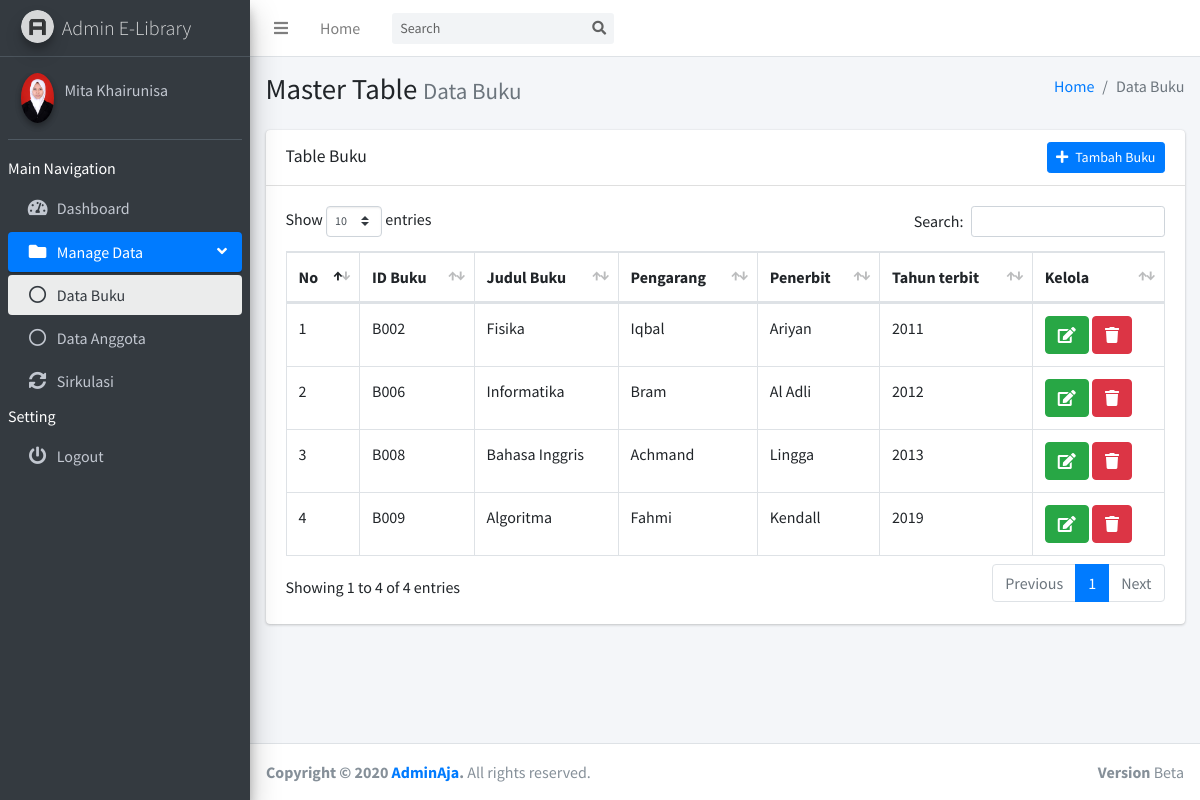
Screenshot of /public/buku (signed in) with the database file from the repository.
### tables this page shows
CREATE TABLE `user` (
  `id_user` int(11) NOT NULL,
  `username` varchar(20) NOT NULL,
  `email` varchar(255) NOT NULL,
  `password` varchar(255) NOT NULL,
  `level` enum('superadmin','admin') NOT NULL,
  `foto` varchar(255) DEFAULT 'avatar.png'
);

CREATE TABLE `buku` (
  `id_buku` varchar(10) NOT NULL,
  `judul_buku` varchar(30) NOT NULL,
  `pengarang` varchar(30) NOT NULL,
  `penerbit` varchar(30) NOT NULL,
  `th_terbit` year(4) NOT NULL
);

### app/core/BaseController.php (called while the page is built, shortened)
<?php
class BaseController {
    public function view($view, $data = [])
    {
        require_once "../app/views/layouts/header.php";
        require_once "../app/views/{$view}.php";
        require_once "../app/views/layouts/footer.php";
    }
    public function model($model)
    {
        return new $model;
    }
}

### app/controllers/BukuController.php (called while the page is built, shortened)
<?php
class BukuController extends BaseController {
    public function index()
    {
        $data = [
            "page" => "table",
            "books" => $this->model("Buku")->getAllBooks(),
            "auth_user" => $this->model("AuthUser")->user()
        ];
        $this->view("buku/index", $data);
    }
}

### app/core/App.php (called while the page is built, shortened)
<?php
class App {
    protected $method = "index";
    protected $params = [];
    public function __construct()
    {
        $this->controller = new $this->controller;
        call_user_func_array([$this->controller, $this->method], $this->params);
    }
}

### app/init.php (called while the page is built, shortened)
<?php
require_once "../app/core/App.php";
require_once "../app/core/BaseController.php";
require_once "../app/core/Database.php";
$app = new App();

### public/index.php (called while the page is built)
<?php session_start();
require_once "../app/init.php";

### app/core/Database.php (called while the page is built, shortened)
<?php
class Database {
    protected $db_host = DB_HOST;
    protected $db_user = DB_USER;
    protected $db_pass = DB_PASS;
    protected $db_name = DB_NAME;
    protected $dbh;
    protected $stmt;
    public function __construct()
    {
        $dsn = "mysql:host={$this->db_host};dbname={$this->db_name}";
        $options = [
            PDO::ATTR_PERSISTENT => true,
            PDO::ATTR_ERRMODE => PDO::ERRMODE_EXCEPTION,
        ];
        try {
            $this->dbh = new PDO($dsn, $this->db_user, $this->db_pass, $options);
        } catch (PDOException $e) {
            die($e->getMessage());
        }
    }
    public function query($query)
    {
        $this->stmt = $this->dbh->prepare($query);
    }
    public function bind($param, $value, $type = null)
    {
        if ( is_null($type) ) {
            switch (true) {
                default:
                    $type = PDO::PARAM_STR;
            }
        }
        $this->stmt->bindValue($param, $value, $type);
    }
    public function execute()
    {
        $this->stmt->execute();
    }
    public function fetchAll()
    {
        $this->execute();
        return $this->stmt->fetchAll(PDO::FETCH_ASSOC);
    }
    public function fetch()
    {
        $this->execute();
        return $this->stmt->fetch(PDO::FETCH_ASSOC);
    }
}

### app/models/AuthUser.php (called while the page is built, shortened)
<?php
class AuthUser {
    private $table = "user";
    private $db;
    public function __construct()
    {
        $this->db = new Database();
    }
    public function user()
    {
        $id_user = $_SESSION["idu"];
        $query = "SELECT username, foto FROM {$this->table} WHERE id_user=:id_user";
        $this->db->query($query);
        $this->db->bind("id_user", $id_user);
        return $this->db->fetch();
    }
}

### app/models/Buku.php (called while the page is built, shortened)
<?php
class Buku {
    protected $table = "buku";
    protected $db;
    public function __construct()
    {
        $this->db = new Database();
    }
    public function getAllBooks()
    {
        $query = "SELECT * FROM {$this->table}";
        $this->db->query($query);
        return $this->db->fetchAll();
    }
}

### app/views/buku/index.php (the view, shortened to what this page needs)
<div class="content-wrapper">
    <section class="content-header">
        <div class="container-fluid">
            <div class="row mb-2">
                <div class="col-sm-6">
                    <h1>Master Table <small class="text-muted">Data Buku</small></h1>
                </div>
                <div class="col-sm-6">
                    <ol class="breadcrumb float-sm-right">
                        <li class="breadcrumb-item"><a href="<?= BASEURL ?>/">Home</a></li>
                        <li class="breadcrumb-item active">Data Buku</li>
                    </ol>
                </div>
            </div>
        </div>
    </section>
    <section class="content">
        <div class="container-fluid">
            <div class="row">
                <div class="col-12">
                    <div class="card">
                        <div class="card-header">
                            <h3 class="card-title mt-1">Table Buku</h3>
                            <a href="<?= BASEURL ?>/buku/create" class="btn btn-sm btn-primary float-right">
                                <i class="fas fa-plus mr-1"></i>
                                Tambah Buku
                            </a>
                        </div>
                        <div class="card-body">
                            <table id="table" class="table table-bordered table-hover">
                                <thead>
                                    <tr>
                                        <th>No</th>
                                        <th>ID Buku</th>
                                        <th>Judul Buku</th>
                                        <th>Pengarang</th>
                                        <th>Penerbit</th>
                                        <th>Tahun terbit</th>
                                        <th>Kelola</th>
                                    </tr>
                                </thead>
                                <tbody>
                                    <?php foreach ( $data["books"] as $key=>$book ) : ?>
                                    <tr>
                                        <td><?= $key + 1 ?></td>
                                        <td><?= $book["id_buku"] ?></td>
                                        <td><?= $book["judul_buku"] ?></td>
                                        <td><?= $book["pengarang"] ?></td>
                                        <td><?= $book["penerbit"] ?></td>
                                        <td><?= $book["th_terbit"] ?></td>
                                        <td>
                                            <a href="<?= BASEURL ?>/buku/edit/<?= $book["id_buku"] ?>" class="btn btn-success">
                                                <i class="fas fa-edit"></i>
                                            </a>
                                            <a role="link" class="text-white btn btn-danger delete-link">
                                                <i class="fas fa-trash"></i>
                                            </a>
                                        </td>
                                    </tr>
                                    <?php endforeach ?>
                            </table>
                        </div>
                    </div>
                </div>
            </div>
        </div>
    </section>
</div>

### app/views/layouts/header.php (shortened to what this page needs)
<!DOCTYPE html>
<html>
<head>
  <link rel="stylesheet" href="<?= BASEURL ?>/AdminLTE-3.0.5/plugins/fontawesome-free/css/all.min.css">
  <link rel="stylesheet" href="https://code.ionicframework.com/ionicons/2.0.1/css/ionicons.min.css">
  <?php if ( $data["page"] == "table" ) : ?>
  <link rel="stylesheet" href="<?= BASEURL ?>/AdminLTE-3.0.5/plugins/datatables-bs4/css/dataTables.bootstrap4.min.css">
  <link rel="stylesheet" href="<?= BASEURL ?>/AdminLTE-3.0.5/plugins/datatables-responsive/css/responsive.bootstrap4.min.css">
  <?php endif; ?>
  <link rel="stylesheet" href="<?= BASEURL ?>/AdminLTE-3.0.5/dist/css/adminlte.min.css">
</head>
<body class="hold-transition sidebar-mini">
<div class="wrapper">
  <nav class="main-header navbar navbar-expand navbar-white navbar-light">
    <ul class="navbar-nav">
      <li class="nav-item">
        <a class="nav-link" data-widget="pushmenu" href="#" role="button"><i class="fas fa-bars"></i></a>
      </li>
      <li class="nav-item d-none d-sm-inline-block">
        <a href="<?= BASEURL ?>/" class="nav-link">Home</a>
      </li>
    </ul>
    <form class="form-inline ml-3">
      <div class="input-group input-group-sm">
        <input class="form-control form-control-navbar" type="search" placeholder="Search" aria-label="Search">
        <div class="input-group-append">
          <button class="btn btn-navbar" type="submit">
            <i class="fas fa-search"></i>
          </button>
        </div>
      </div>
    </form>
  </nav>
  <aside class="main-sidebar sidebar-dark-primary elevation-4">
    <a href="<?= BASEURL ?>/" class="brand-link">
      <img src="<?= BASEURL ?>/AdminLTE-3.0.5/dist/img/AdminLTELogo.png"
           alt="AdminLTE Logo"
           class="brand-image img-circle elevation-3"
           style="opacity: .8">
      <span class="brand-text font-weight-light">Admin E-Library</span>
    </a>
    <div class="sidebar">
      <div class="user-panel mt-3 pb-3 mb-3 d-flex">
        <div class="image">
          <img style="object-fit: cover;" class="img-circle elevation-2"
            src="<?= BASEURL ?>/img/<?= $data["auth_user"]["foto"] == "avatar.png" ? "{$data["auth_user"]['foto']}" : "uploaded/{$data["auth_user"]['foto']}" ?>"
            width="50" height="50">
        </div>
        <div class="info">
          <a href="#" class="d-block"><?= $data["auth_user"]["username"] ?></a>
        </div>
      </div>
      <nav class="mt-2">
        <ul class="nav nav-pills nav-sidebar flex-column" data-widget="treeview" role="menu" data-accordion="false">
          <label for="" class="font-weight-normal bg-dark">Main Navigation</label>
          <li class="nav-item" id="dashboardLink">
            <a href="<?= BASEURL ?>/" class="nav-link">
              <i class="nav-icon fas fa-tachometer-alt"></i>
              <p>
                Dashboard
              </p>
            </a>
          </li>
          <li class="nav-item has-treeview" id="manageDataLink">
            <a href="#" class="nav-link">
              <i class="nav-icon fas fa-folder"></i>
              <p>
                Manage Data
                <i class="right fas fa-angle-left"></i>
              </p>
            </a>
            <ul class="nav nav-treeview">
              <li class="nav-item" id="bukuLink">
                <a href="<?= BASEURL ?>/buku" class="nav-link">
                  <i class="far fa-circle nav-icon"></i>
                  <p>Data Buku</p>
                </a>
              </li>
              <li class="nav-item" id="anggotaLink">
                <a href="<?= BASEURL ?>/anggota" class="nav-link">
                  <i class="far fa-circle nav-icon"></i>
                  <p>Data Anggota</p>
                </a>
              </li>
            </ul>
          </li>
          <li class="nav-item" id="sirkulasiLink">
            <a href="<?= BASEURL ?>/sirkulasi" class="nav-link">
              <i class="nav-icon fas fa-sync-alt"></i>
              <p>
                Sirkulasi
              </p>
            </a>
          </li>
          <label for="" class="font-weight-normal bg-dark">Setting</label>
          <li class="nav-item">
            <a href="<?= BASEURL ?>/logout" class="nav-link">
              <i class="nav-icon fas fa-power-off"></i>
              <p>
                Logout
              </p>
            </a>
          </li>
        </ul>
      </nav>
    </div>
  </aside>

### app/views/layouts/footer.php (shortened to what this page needs)
<footer class="main-footer">
    <div class="float-right d-none d-sm-block">
      <b>Version</b> Beta
    </div>
    <strong>Copyright &copy; 2020 <a href="http://adminlte.io">AdminAja</a>.</strong> All rights
    reserved.
  </footer>
</div>
</body>
</html>

### rows the page displays
user: foto (picture), username "Mita Khairunisa"
buku: id_buku "B002", judul_buku "Fisika", pengarang "Iqbal", penerbit "Ariyan", th_terbit "2011"
buku: id_buku "B006", judul_buku "Informatika", pengarang "Bram", penerbit "Al Adli", th_terbit "2012"
buku: id_buku "B008", judul_buku "Bahasa Inggris", pengarang "Achmand", penerbit "Lingga", th_terbit "2013"
buku: id_buku "B009", judul_buku "Algoritma", pengarang "Fahmi", penerbit "Kendall", th_terbit "2019"
